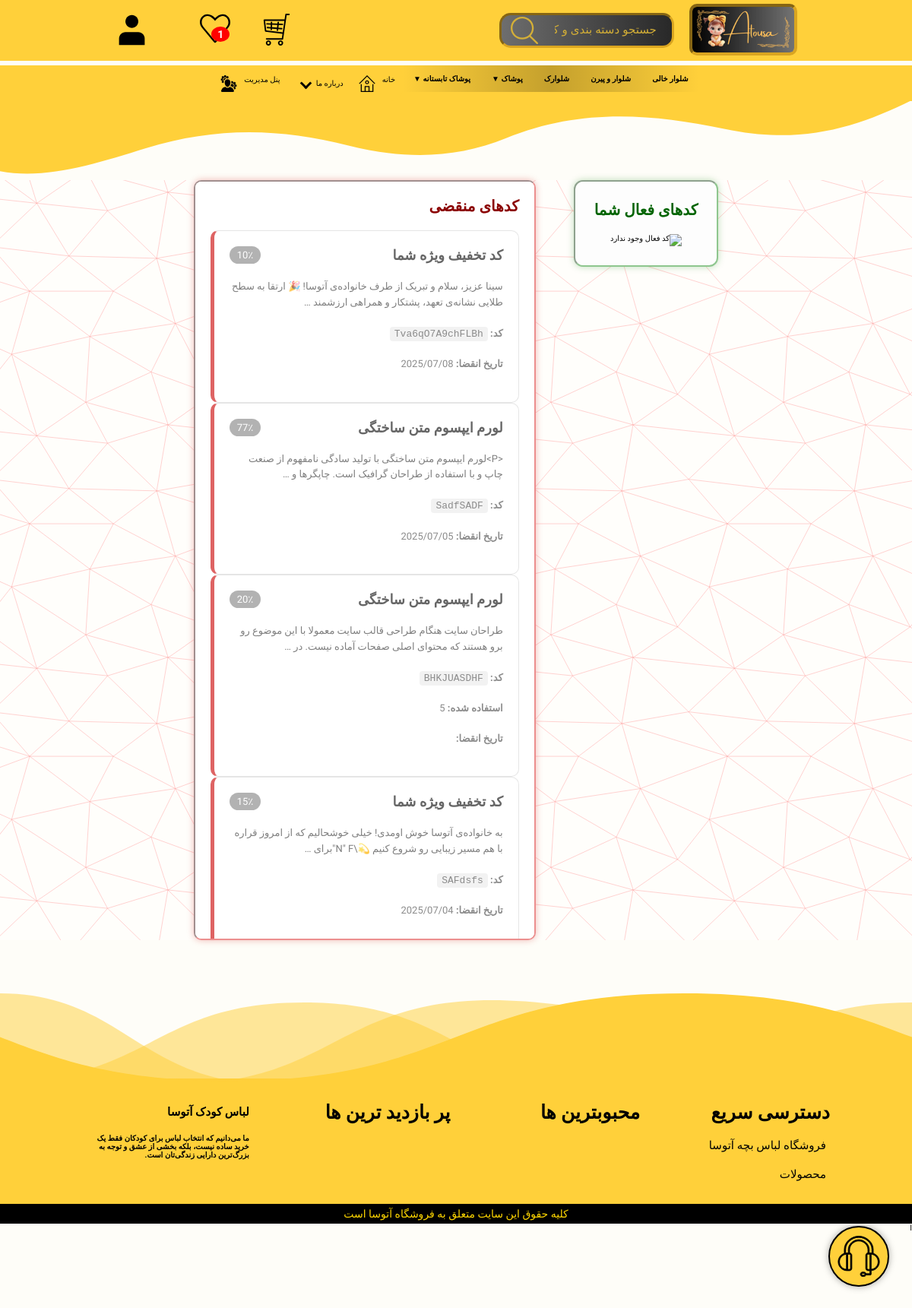
/account/gift-box/ (signed in), run on the app's committed database.
### products/models.py (models this page shows, shortened)
class Base(models.Model):
    title = models.CharField(max_length=100, verbose_name='عنوان', db_index=True)
    slug = models.CharField(max_length=100, unique=True, verbose_name='اسلاگ', null=True, blank=True, db_index=True)
    is_active = models.BooleanField(default=True, db_index=True)
    class Meta:
        abstract = True

class Category(Base):
    sub_category = models.ForeignKey('self', on_delete=models.CASCADE, blank=True, null=True,
                                     verbose_name='دسته بندی اصلی', related_name='sub_categories')
    image = ProcessedImageField(
        null=True,
        blank=True,
        upload_to='products/',
        processors=[ResizeToFill(200, 200)],
        format='WEBP',
        options={'quality': 100}
    )
    class Meta:
        db_table = 'category'
        verbose_name = 'دسته بندی'
        verbose_name_plural = 'دسته بندی ها'
        ordering = ['title']

### account/models.py (models this page shows, shortened)
class Gift(models.Model):
    partner = models.ForeignKey(Partnership, on_delete=models.CASCADE, verbose_name='همکار', related_name='gifts')
    title = models.CharField(max_length=100, verbose_name='عنوان')
    description = models.TextField(verbose_name='توضیح')
    gift_code = models.CharField(max_length=15, verbose_name='کد هدیه', unique=True, null=True, blank=True)
    percent = models.PositiveSmallIntegerField(default=0, verbose_name='درصد تخفیف')
    is_active = models.BooleanField(default=False, verbose_name='آیا فعال است')
    created_at = models.DateTimeField(auto_now_add=True, verbose_name='تاریخ ایجاد')
    expire_after_days = models.PositiveIntegerField(default=0, verbose_name='انقضا پس از چند روز')
    valid_until = models.DateTimeField(null=True, blank=True, verbose_name='تاریخ انقضا')
    max_uses = models.PositiveIntegerField(null=True, blank=True, verbose_name='حداکثر دفعات استفاده')
    used_count = models.PositiveIntegerField(default=0, verbose_name='تعداد استفاده شده')
    class Meta:
        verbose_name = 'کد تخفیف کاربر'
        verbose_name_plural = 'کد های تخفیف کاربران'
        db_table = 'gift'
        ordering = ('created_at',)
        unique_together = ('partner', 'gift_code')
    def is_valid(self):
        if not self.is_active:
            return False
        if self.valid_until and self.valid_until < timezone.now():
            return False
        if self.max_uses is not None and self.used_count >= self.max_uses:
            return False
        return True

### site_settings/models.py (models this page shows, shortened)
class Footer(models.Model):
    title = models.CharField(max_length=100, verbose_name="عنوان")
    link = models.CharField(max_length=100, verbose_name="آدرس صفحه", null=True, blank=True)
    sub_links = models.ForeignKey('self', null=True, blank=True, related_name='sub_link', verbose_name="زیر دسته ها",
                                  on_delete=models.CASCADE)
    class Meta:
        verbose_name = "پاورقی"
        verbose_name_plural = "پاورقی ها"
        ordering = ['title']

### account/views.py (the view)
# urls.py: path('gift-box/', views.PartnerGiftsView.as_view(), name='partner_gifts_page'),
class PartnerGiftsView(ActivePartnerRequiredMixin, TemplateView):
    template_name = 'account/parts/partner_gifts.html'
    def get_context_data(self, **kwargs):
        context = super().get_context_data(**kwargs)
        partner = self.partner
        all_gifts = Gift.objects.filter(partner=partner).order_by('-created_at')
        for gift in all_gifts:
            if gift.is_active and not gift.is_valid():
                gift.is_active = False
                gift.save(update_fields=['is_active'])
        active_gifts = [gift for gift in all_gifts if gift.is_valid()]
        expired_gifts = [gift for gift in all_gifts if not gift.is_valid()]
        context['active_gifts'] = active_gifts
        context['expired_gifts'] = expired_gifts
        return context

### aboutus_contactus/context_processors.py (called while the page is built)
def get_cache_key(request, key_name):
    if request.user.is_authenticated:
        return f'{key_name}_user_{request.user.id}'
    else:
        if not request.session.session_key:
            request.session.save()  # اطمینان از داشتن session_key
        return f'{key_name}_session_{request.session.session_key}'

def wishlist_count(request):
    cache_key = get_cache_key(request, 'wishlist_count')
    count = cache.get(cache_key)
    if count is None:
        if request.user.is_authenticated:
            count = WishList.objects.filter(user=request.user).count()
        else:
            wishlist = request.session.get('wishlist', [])
            count = len(wishlist)
        cache.set(cache_key, count, 60 * 60)
    return {'wishlist_count': count}

def messages_count(request):
    user = request.user
    if not user.is_authenticated:
        return {'messages_count': 0}
    cache_key = f'{user.id}_messages_count'
    count = cache.get(cache_key)
    if count is None:
        count = ReplyContact.objects.filter(user=user, is_read=False).count()
        cache.set(cache_key, count, 60 * 60)
    return {'messages_count': count}

def partner(request):
    part = is_partner(request)
    return {'part': part}

### account/mixins.py (called while the page is built)
    def dispatch(self, request, *args, **kwargs):
        if not request.user.is_authenticated:
            return redirect(reverse('user_login_page'))
        try:
            partner = Partnership.objects.get(user=request.user)
        except Partnership.DoesNotExist:
            raise Http404("شما همکار ثبت‌نام‌شده نیستید.")
        if not partner.is_active:
            messages.info(request,
                          'کاربر گرامی شما قبلا ثبت نام کرده اید لطفا منتظر نتیجه بمانید')
            return redirect(reverse('user_panel_page'))
        self.partner = partner
        return super().dispatch(request, *args, **kwargs)

### account/utils.py (called while the page is built)
def is_partner(request):
    if request.user.is_authenticated:
        user = request.user
        return Partnership.objects.filter(user=user, is_active=True).exists()
    return False

### admin_panel/context_processors.py (called while the page is built)
def unseen_notifications_count(request):
    if request.user.is_superuser:
        count = Notification.objects.filter(is_seen=False).count()
    else:
        count = 0
    return {'unseen_notifications_count': count}

### orders/cart.py (called while the page is built)
    def __len__(self):
        return sum(int(item['quantity']) for item in self.cart.values())

### orders/context_processors.py (called while the page is built)
def cart_context(request):
    cart = Cart(request)
    return {'cart_item_count': len(cart)}

### account/templates/account/parts/partner_gifts.html (shortened to what this page needs)
{% extends 'base/index.html' %}
{% load static %}
{% block css %}<link rel="stylesheet" href={% static "css/gifts.css" %}>{% endblock %}
{% load  jformat %}
{% block content %}
    <div id="gifts_container">
        <div class="gift-section active-gifts">
            <h2 id="activ-title">کدهای فعال شما</h2>
            {% if active_gifts %}
                <div class="gift-list">
                    {% for gift in active_gifts %}
                        <div class="gift-card valid">
                            <div class="gift-header">
                                <h3>{{ gift.title }}</h3>
                                {% if gift.percent %}
                                    <span class="percent">{{ gift.percent }}٪ تخفیف</span>
                                {% endif %}
                            </div>
                            <p class="description">{{ gift.description|linebreaksbr }}</p>
                            <div class="gift-info">
                                {% if gift.gift_code %}
                                    <p><strong> کد : </strong> <code>{{ gift.gift_code }}</code></p>
                                {% endif %}
                                <h4>
                                    {% if gift.valid_until %}
                                        <strong> اعتبار تا : </strong>
                                        {{ gift.valid_until|jformat:"%Y/%m/%d" }}
                                    {% endif %}
                                </h4>
                                <h4>
                                    {% if gift.max_uses %}<strong> این کد تخفیف فقط {{ gift.usage }} دفعه قابل استفاده است</strong> {% endif %}
                                </h4>
                            </div>
                        </div>
                    {% endfor %}
                </div>
            {% else %}
                <div class="empty-gift">
                    <img src="/static/image/empty-gifts.png" alt="کد فعال وجود ندارد">
                </div>
            {% endif %}
        </div>
        <div class="gift-section expired-gifts">
            <h3 id="exp-title">کدهای منقضی</h3>
            {% if expired_gifts %}
                {% for gift in expired_gifts %}
                    <div class="gift-card expired">
                        <div class="gift-header">
                            <h4>{{ gift.title }}</h4>
                            <span class="percent gray">{{ gift.percent }}٪</span>
                        </div>
                        <p class="description">{{ gift.description|truncatewords:20 }}</p>
                        <div class="gift-info">
                            <p><strong>کد:</strong> <code>{{ gift.gift_code }}</code></p>
                            {% if gift.used_count %}
                            	<p><strong>استفاده شده:</strong> {{ gift.used_count }}</p>
                            {% endif %}
                            <p><strong>تاریخ انقضا:</strong>
                                {% if gift.valid_until %}
                                    {{ gift.valid_until|date:"Y/m/d" }}
                                 {% endif %}
                            </p>
                        </div>
                    </div>
                {% endfor %}
            {% else %}
                <p>کد منقضی‌شده‌ای وجود ندارد.</p>
            {% endif %}
        </div>
    </div>
{% endblock %}

### home/templates/home/includes/header_categories.html (shortened to what this page needs)
<ul class="main-menu">
    {% for category in categories %}
        <li class="main-menu-item">
            <a href="{% url 'product_list_page' %}?category={{ category.slug }}">
                {{ category.title }}
                {% if category.children %}
                    <span class="toggle-arrow">▼</span>
                {% endif %}
            </a>
        </li>
    {% endfor %}
</ul>

### templates/includes/footer.html
{% load cache %}
{% cache 6000 "footer_static"%}
<div id="footer-wrapper">
    <img id="footer-bg" src="/static/image/about-us-bg.svg" alt="لباس بچه">
    <section class="footer">
    <div class="box-container">
        {% for link in links %}
            <div class="box">
                <h3>{{ link.title }}</h3>
                {% for sub in link.sub_link.all %}
                    <a href="{{ sub.link }}"> <i class="fas fa-arrow-right"></i> {{ sub.title }} </a>
                {% endfor %}
            </div>
        {% endfor %}
    <div id="footer-des">
        <h1>لباس کودک آتوسا</h1>
        <h4>ما می‌دانیم که انتخاب لباس برای کودکان فقط یک خرید ساده نیست، بلکه بخشی از عشق و توجه به بزرگ‌ترین دارایی زندگی‌تان است.</h4>
    </div>
    </div>
</section>
    <div id="copy-right"><p>کلیه حقوق این سایت متعلق به فروشگاه آتوسا است </p></div>
</div>
{% endcache %}

### static/css/base.css (style rules this page uses)
body { background-color: #fefdf49c; font-family: 'Vazirmatn', Tahoma, sans-serif; padding-top: 117px; }
html, body { width: 100%; margin: 0; box-sizing: border-box; overflow-x: hidden; }
* { margin: 0; padding: 0; box-sizing: border-box; outline: none; border: none; text-decoration: none; text-transform: capitalize; transition: all .2s linear; }
html { font-size: 62.5%; overflow-x: hidden; scroll-padding-top: 7rem; scroll-behavior: smooth; }
section { padding: 2rem 9%; }
.main-menu { display: flex; list-style: none; padding: 0; margin: 0; background: linear-gradient(to right, rgba(147, 147, 147, 0), rgba(0, 0, 0, 0.23), rgba(133, 133, 133, 0)); direction: rtl; justify-content: center; }
.main-menu-item { position: relative; }
.main-menu-item > a { display: block; padding: 12px 14px; color: #000000; text-decoration: none; font-weight: bold; transition: background 0.5s; }
.footer .box-container { display: grid; grid-template-columns: repeat(auto-fit, minmax(23rem, 1fr)); gap: 1.5rem; }
.footer .box-container .box h3 { font-size: 2.5rem; padding: 1rem 0; }
.footer .box-container .box a { display: block; font-size: 1.5rem; padding: 1rem 0; color: black; }
.footer .box-container .box a i { padding-right: .5rem; }
.footer { background-color: #FFD03A; }
#footer-bg { position: relative; bottom: -10px; margin-top: 60px; }
#copy-right { display: flex; justify-content: center; background-color: black; color: gold; font-size: 1.4rem; padding: 5px; }
#footer-des { display: flex; flex-direction: column; gap: 20px; padding: 1.5rem; }

### static/css/gifts.css (style rules this page uses)
#gifts_container { display: flex; gap: 50px; justify-content: center; background-image: url("/static/image/svgs/f-pay-bg.svg"); }
.active-gifts { max-width: 1100px; max-height: fit-content; background-color: #fdfdfd; padding: 25px; border-radius: 12px; box-shadow: 0 0 10px rgba(0, 128, 0, 0.26); border: 2px inset rgba(0, 128, 0, 0.44); }
.expired-gifts { width: 450px; max-height: 1000px; overflow-y: auto; background-color: #ffffff; padding: 20px; border-radius: 10px; box-shadow: 0 0 10px rgba(200, 0, 0, 0.28); border: 2px inset rgba(128, 0, 0, 0.44); }
.gift-section h2, .gift-section h3 { font-size: 2rem; color: #444; margin-bottom: 20px; }
.gift-card { border-radius: 10px; padding: 20px; background-color: #fff; border: 1.5px solid #ddd; transition: box-shadow 0.3s; }
.gift-card.expired { border-left: 5px solid #d32f2f; opacity: 0.75; }
.gift-header { display: flex; justify-content: space-between; align-items: center; margin-bottom: 12px; }
.gift-header h3, .gift-header h4 { font-size: 1.8rem; color: #333; margin: 0; }
.percent { background-color: #4CAF50; color: white; padding: 4px 10px; font-size: 1.3rem; border-radius: 20px; }
.percent.gray { background-color: #999; }
.description { font-size: 1.3rem; color: #555; line-height: 1.6; margin: 20px 0; }
.gift-info { font-size: 1.3rem; color: #666; line-height: 1.5; }
.gift-info p { margin-bottom: 20px; }
.gift-info code { background-color: #eee; padding: 2px 6px; border-radius: 4px; font-family: monospace; }
.empty-gift { text-align: center; }
.empty-gift img { max-width: 1050px; }
#activ-title { color: darkgreen; }
#exp-title { color: darkred; }

### data on the page
Category: title "شلوار خالی"
Category: title "شلوار و پیرن"
Category: title "شلوارک"
Category: title "پوشاک"
Category: title "پوشاک تابستانه"
Gift: title "کد تخفیف ویژه شما", percent "10", description "سینا عزیز، سلام و تبریک از طرف خانواده‌ی آتوسا! 🎉 ارتقا به سطح طلایی نشانه‌ی تعهد، پشتکار و همراهی ارزشمند …", gift_code "Tva6qO7A9chFLBh", valid_until "2025/07/08"
Gift: title "لورم ایپسوم متن ساختگی", percent "77", description "<p>لورم ایپسوم متن ساختگی با تولید سادگی نامفهوم از صنعت چاپ و با استفاده از طراحان گرافیک است. چاپگرها و …", gift_code "SadfSADF", valid_until "2025/07/05"
Gift: title "لورم ایپسوم متن ساختگی", percent "20", description "طراحان سایت هنگام طراحی قالب سایت معمولا با این موضوع رو برو هستند که محتوای اصلی صفحات آماده نیست. در …", gift_code "BHKJUASDHF", used_count "5"
Gift: title "کد تخفیف ویژه شما", percent "15", description "به خانواده‌ی آتوسا خوش اومدی! خیلی خوشحالیم که از امروز قراره با هم مسیر زیبایی رو شروع کنیم 💫\\n\" F\"برای …", gift_code "SAFdsfs", valid_until "2025/07/04"
Footer: title "دسترسی سریع"
Footer: title "فروشگاه لباس بچه آتوسا"
Footer: title "محصولات"
Footer: title "محبوبترین ها"
Footer: title "پر بازدید ترین ها"

### other printed values
{{ wishlist_count }} "1"
